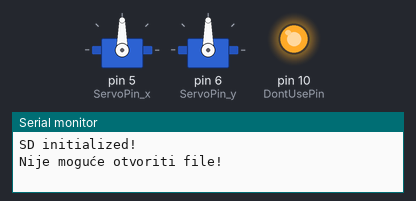
A sketch run on a simulated Arduino Uno, built with avr-gcc and run on an emulated ATmega328P. Shown: 2 × servo, output pins drawn as LEDs (lit = HIGH), the last lines printed to the serial monitor. Storage starts empty.

Above: at 0.1 s.
At 6.1 s:
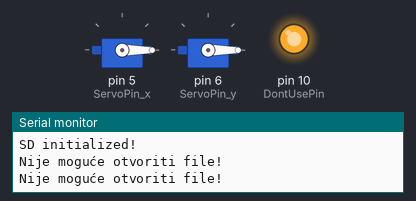
Timing chart, 0 to 7.6 s (numbered marks = the images above):
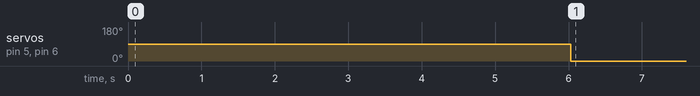

Measured:
- by itself, servo on pin 5 (ServoPin_x), servo on pin 6 (ServoPin_y): 90° → 0° at 6.0 s

The sketch:

CNC.ino
```cpp
#include <SD.h>     // library za SD čitat
#include <SPI.h>    // library za serijsku komunikaciju između arduina i SD čitača
#include <Servo.h>  // library za Servo motore

int flag_Read_SD,flag_main;
int X[5],Y[5];
const int ChipSelect = 4, DontUsePin = 10;         // library za SD koristi pin 10 pa ga mi ne koristimo
const int ServoPin_x = 5, ServoPin_y = 6;          // Definiranje signal pinova za servo motore

File file;                                         // objekt za file
Servo Pointer_x, Pointer_y;                        // objekt za servo motore

void setup() {
  Serial.begin(9600);
  // SD ČITAČ
  pinMode(DontUsePin,OUTPUT);                      // mora biti postavljen kao izlazni
  digitalWrite(DontUsePin,HIGH);
  if (!SD.begin(ChipSelect)){                      // provjerava da li se je inicijalizirala komunikacija između čitača i arduina
    Serial.println("SD not initialized!");
  }else{
    Serial.println("SD initialized!");
  }

  // SERVO MOTORI
  Pointer_x.attach(ServoPin_x);                    // povezuje signal pin za x servo sa objektom pointer_x
  Pointer_y.attach(ServoPin_y);                    // povezuje signal pin za y servo sa objektom pointer_y

  flag_Read_SD = 1;                                // korisim da mi se samo jednom izvrši čitanje SD kartice
  flag_main = 1;                                   // koristim kako bi se glavni program odvrtio samo jedanput, barem onaj dio programa koji služi za pohranjivanje koordinata u polja x i y
}

void loop() {                                      // glavni program
  if (flag_main == 1){
    Read_SD(&X[0],"text_x.txt");                   // pozivam funkciju za pohranu x koordinata
    Read_SD(&Y[0],"text_y.txt");                   // pozivam funkciju za pohranu y koordinata

    Move_servo(&X[0],&Y[0]);

    flag_Read_SD = 0;
    flag_main = 0;
  }
}

void Read_SD(int Axis[],String FileName){         // funkcija za čitanje SD kartice
  int Index = 0;
  String Text="";                                 // string za citanje tekta sa SD kartice
  char C;                                         // karakter za čitanje sa SD kartice, pošto čita slovo po slovo

  if(flag_Read_SD == 1){
    file = SD.open(FileName,FILE_READ);           // čita text.txt file
    if (file){                                    // provjerava ako se .txt file otvorio
      Serial.print("Učitava se ");
      Serial.println(FileName);
      while((C = file.read()) != -1){             // while čita tekstualnu datoteku i sprema u novi string
        if (C =='\n'){
          Axis[Index] = Text.toInt();
          Index++;
          Text = "";
        }else{
          Text = Text + C;
        }
      }
      file.close();
      Serial.println("...Gotovo....");
    }else{
      Serial.println("Nije moguće otvoriti file!");
    }
  }
  delay(3000);
}

void Move_servo(int x_axis[],int y_axis[]){
  int ServoDelay = 1000;
  int i,Num = 4;
  for (i=0;i<Num;i++){
    Pointer_x.write(x_axis[i]);
    Pointer_y.write(y_axis[i]);
    delay(ServoDelay);
  }
}
```
